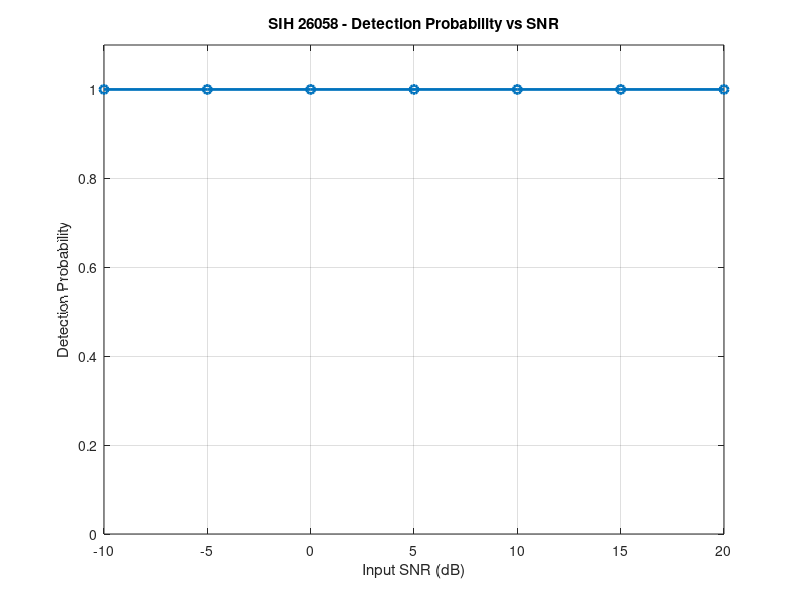
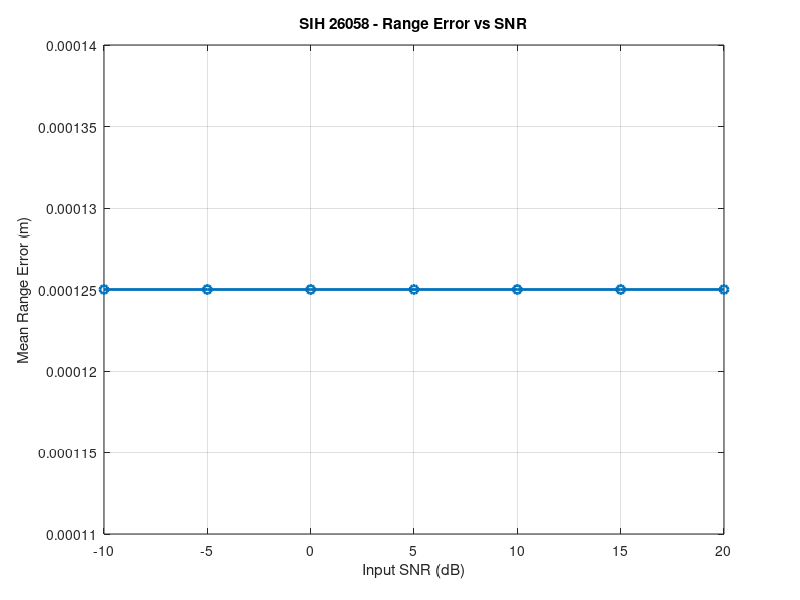
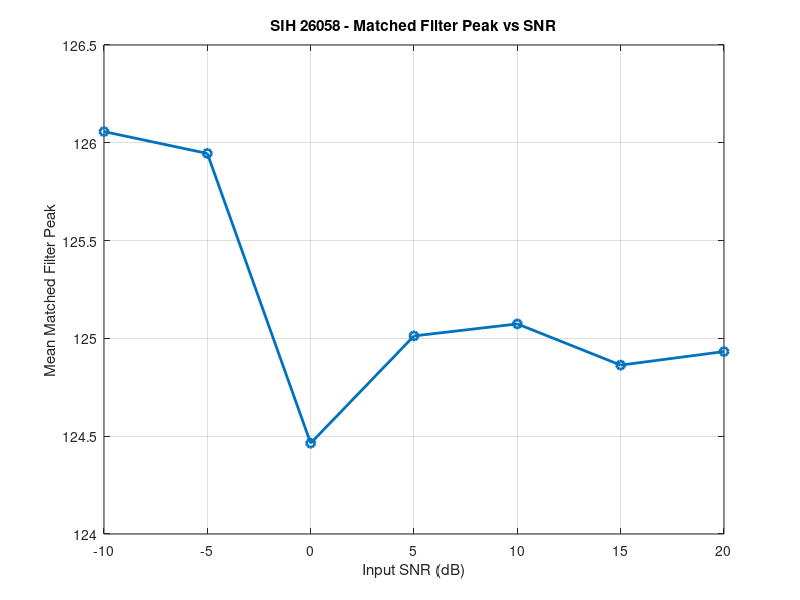

The MATLAB source for these figures, in order:
%% =========================================================
% SIH 26058
% PROPER SNR-BASED DETECTION PERFORMANCE
%
% Tests sonar detection at different SNR values.
%
% Target Range : 5 m
% Waveform     : LFM Chirp
%
% Metrics:
%   - Input SNR
%   - Detection Probability
%   - Range Error
%   - Matched Filter Peak
% =========================================================

clear;
clc;
close all;

%% =========================================================
% 1. RANDOM SEED
% =========================================================

rng(10);

%% =========================================================
% 2. SYSTEM PARAMETERS
% =========================================================

Fs = 2e6;
Ts = 1/Fs;

soundSpeed = 1500;

targetRange = 5;

channelGain = 1;

%% =========================================================
% 3. LFM TRANSMITTER
% =========================================================

Fc = 300e3;
BW = 200e3;
Tp = 2e-3;
A = 1.0;

fStart = Fc - BW/2;
fStop  = Fc + BW/2;

%% =========================================================
% 4. SNR VALUES
% =========================================================

snrValues = [-10 -5 0 5 10 15 20];

numSNR = length(snrValues);

%% =========================================================
% 5. NUMBER OF MONTE CARLO TRIALS
% =========================================================

numTrials = 30;

%% =========================================================
% 6. GENERATE TRANSMITTED LFM
% =========================================================

N = round(Tp*Fs);

t = (0:N-1)*Ts;

k = (fStop-fStart)/Tp;

phase = 2*pi*( ...
    fStart*t + 0.5*k*t.^2);

txSignal = A*cos(phase);

%% =========================================================
% 7. APPLY HANN WINDOW
% =========================================================

txSignal = txSignal .* hann(N).';

%% =========================================================
% 8. CREATE TARGET ECHO
% =========================================================

roundTripTime = ...
    (2*targetRange)/soundSpeed;

delaySamples = ...
    round(roundTripTime*Fs);

receiveLength = ...
    length(txSignal)+delaySamples;

receivedSignal = zeros(1,receiveLength);

echoGain = ...
    channelGain/(1+targetRange);

echoSignal = ...
    echoGain*txSignal;

startIndex = delaySamples+1;

endIndex = ...
    startIndex+length(echoSignal)-1;

receivedSignal(startIndex:endIndex) = ...
    echoSignal;

%% =========================================================
% 9. SIGNAL POWER
% =========================================================

signalPower = mean(echoSignal.^2);

%% =========================================================
% 10. RESULT STORAGE
% =========================================================

measuredSNR = zeros(numSNR,1);

detectionProbability = zeros(numSNR,1);

meanRangeError = zeros(numSNR,1);

meanPeak = zeros(numSNR,1);

%% =========================================================
% 11. SNR TEST LOOP
% =========================================================

for s = 1:numSNR

    targetSNR = snrValues(s);

    detectedCount = 0;

    rangeErrors = zeros(numTrials,1);

    peakValues = zeros(numTrials,1);

    actualSNRs = zeros(numTrials,1);

    for trial = 1:numTrials

        %% -------------------------------------------------
        % CALCULATE REQUIRED NOISE POWER
        % -------------------------------------------------

        noisePower = ...
            signalPower / ...
            (10^(targetSNR/10));

        noiseStd = sqrt(noisePower);

        %% -------------------------------------------------
        % GENERATE NOISE
        % -------------------------------------------------

        noise = ...
            noiseStd * randn(size(receivedSignal));

        noisyReceivedSignal = ...
            receivedSignal + noise;

        %% -------------------------------------------------
        % MEASURE ACTUAL SNR
        % -------------------------------------------------

        actualSNR = ...
            10*log10(signalPower/noisePower);

        actualSNRs(trial) = actualSNR;

        %% -------------------------------------------------
        % MATCHED FILTER
        % -------------------------------------------------

        matchedFilter = ...
            conj(fliplr(txSignal));

        matchedOutput = conv( ...
            noisyReceivedSignal, ...
            matchedFilter);

        %% -------------------------------------------------
        % FIND PEAK
        % -------------------------------------------------

        [peakValue,peakIndex] = ...
            max(abs(matchedOutput));

        peakValues(trial) = peakValue;

        %% -------------------------------------------------
        % CALCULATE DELAY
        % -------------------------------------------------

        detectedDelaySamples = ...
            peakIndex-length(txSignal);

        detectedDelay = ...
            detectedDelaySamples/Fs;

        %% -------------------------------------------------
        % CALCULATE RANGE
        % -------------------------------------------------

        detectedRange = ...
            (detectedDelay*soundSpeed)/2;

        %% -------------------------------------------------
        % RANGE ERROR
        % -------------------------------------------------

        rangeError = ...
            abs(detectedRange-targetRange);

        rangeErrors(trial) = rangeError;

        %% -------------------------------------------------
        % DETECTION DECISION
        % -------------------------------------------------

        if rangeError < 0.1

            detectedCount = ...
                detectedCount + 1;

        end

    end

    %% -----------------------------------------------------
    % STORE SNR RESULTS
    % -----------------------------------------------------

    measuredSNR(s) = mean(actualSNRs);

    detectionProbability(s) = ...
        detectedCount/numTrials;

    meanRangeError(s) = ...
        mean(rangeErrors);

    meanPeak(s) = ...
        mean(peakValues);

end

%% =========================================================
% 12. DISPLAY RESULTS
% =========================================================

fprintf('\n');
fprintf('============================================================\n');
fprintf('       SIH 26058 - SNR DETECTION PERFORMANCE\n');
fprintf('============================================================\n');

fprintf('\nTarget Range       : %.2f m\n',targetRange);
fprintf('Waveform           : LFM Chirp\n');
fprintf('Centre Frequency   : %.1f kHz\n',Fc/1e3);
fprintf('Bandwidth          : %.1f kHz\n',BW/1e3);
fprintf('Pulse Duration     : %.2f ms\n',Tp*1e3);
fprintf('Trials per SNR     : %d\n',numTrials);

fprintf('\n');

fprintf('%-12s %-15s %-20s %-15s\n', ...
    'SNR(dB)', ...
    'Measured(dB)', ...
    'Detection Prob.', ...
    'Mean Error(m)');

fprintf('------------------------------------------------------------\n');

for s = 1:numSNR

    fprintf('%-12.1f %-15.2f %-20.2f %-15.4f\n', ...
        snrValues(s), ...
        measuredSNR(s), ...
        detectionProbability(s), ...
        meanRangeError(s));

end

fprintf('============================================================\n');

%% =========================================================
% 13. DETECTION PROBABILITY GRAPH
% =========================================================

figure;

plot(measuredSNR, ...
     detectionProbability, ...
     'o-', ...
     'LineWidth',2);

xlabel('Input SNR (dB)');
ylabel('Detection Probability');

title('SIH 26058 - Detection Probability vs SNR');

ylim([0 1.1]);

grid on;

%% =========================================================
% 14. RANGE ERROR GRAPH
% =========================================================

figure;

plot(measuredSNR, ...
     meanRangeError, ...
     'o-', ...
     'LineWidth',2);

xlabel('Input SNR (dB)');
ylabel('Mean Range Error (m)');

title('SIH 26058 - Range Error vs SNR');

grid on;

%% =========================================================
% 15. MATCHED FILTER PEAK GRAPH
% =========================================================

figure;

plot(measuredSNR, ...
     meanPeak, ...
     'o-', ...
     'LineWidth',2);

xlabel('Input SNR (dB)');
ylabel('Mean Matched Filter Peak');

title('SIH 26058 - Matched Filter Peak vs SNR');

grid on;

%% =========================================================
% 16. DETECTION THRESHOLD
% =========================================================

successfulSNR = ...
    measuredSNR(detectionProbability >= 0.9);

if ~isempty(successfulSNR)

    thresholdSNR = min(successfulSNR);

    fprintf('\n');
    fprintf('DETECTION PERFORMANCE\n');
    fprintf('------------------------------------------------------------\n');

    fprintf(['Minimum tested SNR with >=90%% detection ' ...
             'probability: %.2f dB\n'], ...
             thresholdSNR);

else

    fprintf('\n');
    fprintf('No tested SNR achieved >=90%% detection probability.\n');

end

%% =========================================================
% 17. COMPLETE
% =========================================================

fprintf('\n');
fprintf('SNR PERFORMANCE ANALYSIS COMPLETE\n');
fprintf('============================================================\n');
